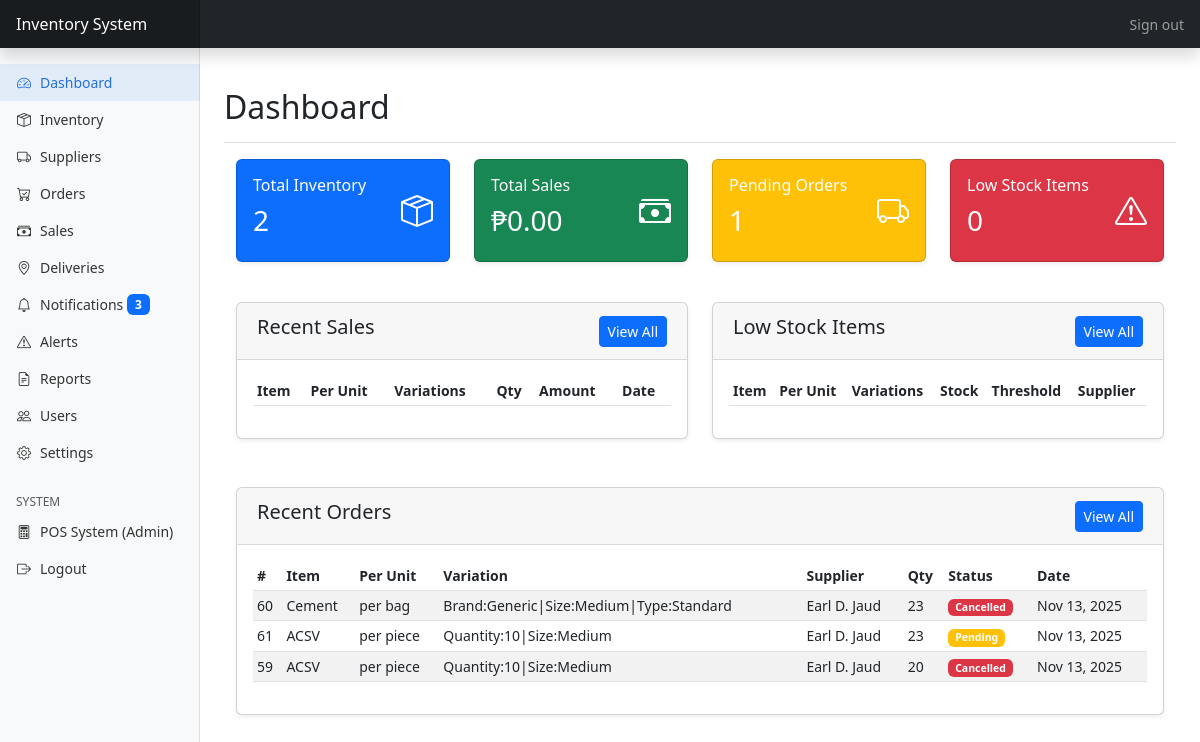
The page /admin/dashboard.php (signed in) on the database its author committed.
### tables this page shows
CREATE TABLE `orders` (
  `id` int(11) NOT NULL,
  `inventory_id` int(11) DEFAULT NULL,
  `supplier_id` int(11) DEFAULT NULL,
  `user_id` int(11) DEFAULT NULL,
  `quantity` int(11) NOT NULL,
  `is_automated` tinyint(1) DEFAULT 0,
  `order_date` datetime DEFAULT current_timestamp(),
  `confirmation_status` enum('pending','confirmed','delivered','completed','cancelled') DEFAULT 'pending',
  `confirmation_date` datetime DEFAULT NULL,
  `unit_price` decimal(10,2) DEFAULT 0.00,
  `unit_type` varchar(50) NOT NULL DEFAULT 'per piece',
  `variation` varchar(50) DEFAULT NULL,
  `weight_ordered` decimal(10,3) DEFAULT NULL COMMENT 'Weight ordered for weight-based products',
  `is_weight_based` tinyint(1) DEFAULT 0 COMMENT 'Flag for weight-based orders'
);

CREATE TABLE `inventory` (
  `id` int(11) NOT NULL COMMENT 'Primary key - matches admin_orders.inventory_id',
  `sku` varchar(50) DEFAULT NULL COMMENT 'Product SKU',
  `name` varchar(100) NOT NULL COMMENT 'Product name - displayed as item_name in orders.php',
  `description` text DEFAULT NULL COMMENT 'Product description',
  `category` varchar(50) DEFAULT NULL COMMENT 'Product category',
  `reorder_threshold` int(11) NOT NULL DEFAULT 0 COMMENT 'Reorder threshold for alerts',
  `unit_type` varchar(50) NOT NULL DEFAULT 'per piece' COMMENT 'Unit type - matches admin_orders.unit_type',
  `quantity` int(11) NOT NULL DEFAULT 0 COMMENT 'Total quantity from completed orders - matches admin_orders.quantity aggregation',
  `unit_price` decimal(10,2) NOT NULL DEFAULT 0.00 COMMENT 'Unit price - matches admin_orders.unit_price',
  `supplier_id` int(11) DEFAULT NULL COMMENT 'Supplier ID - matches admin_orders.supplier_id',
  `location` varchar(100) DEFAULT NULL COMMENT 'Storage location',
  `image_url` varchar(255) DEFAULT NULL COMMENT 'Product image URL',
  `image_path` varchar(255) DEFAULT NULL COMMENT 'Product image file path',
  `is_deleted` tinyint(1) NOT NULL DEFAULT 0 COMMENT 'Soft delete flag: 0 = active, 1 = deleted',
  `last_updated` datetime DEFAULT current_timestamp() ON UPDATE current_timestamp() COMMENT 'Last update timestamp',
  `created_at` datetime DEFAULT current_timestamp() COMMENT 'Creation timestamp'
);

CREATE TABLE `suppliers` (
  `id` int(11) NOT NULL,
  `name` varchar(100) NOT NULL,
  `contact_phone` varchar(20) DEFAULT NULL,
  `email` varchar(100) DEFAULT NULL,
  `username` varchar(50) DEFAULT NULL,
  `password_hash` varchar(255) DEFAULT NULL,
  `login_attempts` int(11) DEFAULT 0,
  `locked_until` datetime DEFAULT NULL,
  `last_login` datetime DEFAULT NULL,
  `address` text DEFAULT NULL,
  `city` varchar(100) DEFAULT NULL,
  `province` varchar(100) DEFAULT NULL,
  `postal_code` varchar(20) DEFAULT NULL,
  `status` enum('active','inactive') DEFAULT 'active',
  `employee_count` varchar(32) NOT NULL DEFAULT '',
  `payment_methods` varchar(255) NOT NULL DEFAULT ''
);

### models/inventory.php (called while the page is built, shortened)
<?php
class Inventory {
    private $conn;
    private $table_name = "inventory";
    public function __construct($db) {
        $this->conn = $db;
    }
    public function getLowStock() {
        $query = "SELECT i.*, s.name as supplier_name
                  FROM " . $this->table_name . " i
                  LEFT JOIN suppliers s ON i.supplier_id = s.id
                  WHERE i.quantity <= i.reorder_threshold
                  ORDER BY i.quantity ASC";
        $stmt = $this->conn->prepare($query);
        $stmt->execute();
        return $stmt;
    }
    public function getCount() {
        $query = "SELECT COUNT(*) as total FROM " . $this->table_name;
        $stmt = $this->conn->prepare($query);
        $stmt->execute();
        $row = $stmt->fetch(PDO::FETCH_ASSOC);
        return $row['total'];
    }
}
?>

### models/order.php (called while the page is built, shortened)
<?php
class Order {
    private $conn;
    private $table_name = "orders";
    public function __construct($db) {
        $this->conn = $db;
    }
    public function getRecentOrders($limit = 5) {
        $query = "SELECT o.*, i.name as item_name, s.name as supplier_name
                  FROM " . $this->table_name . " o
                  LEFT JOIN inventory i ON o.inventory_id = i.id
                  LEFT JOIN suppliers s ON o.supplier_id = s.id
                  ORDER BY o.order_date DESC
                  LIMIT :limit";
        $stmt = $this->conn->prepare($query);
        $stmt->bindParam(":limit", $limit, PDO::PARAM_INT);
        $stmt->execute();
        return $stmt;
    }
    public function getPendingCount() {
        $query = "SELECT COUNT(*) as total FROM " . $this->table_name . " WHERE confirmation_status = 'pending'";
        $stmt = $this->conn->prepare($query);
        $stmt->execute();
        $row = $stmt->fetch(PDO::FETCH_ASSOC);
        return $row['total'];
    }
}
?>

### admin/dashboard.php (the view, shortened to what this page needs)
<?php
require_once '../models/inventory.php';
require_once '../models/order.php';
$db         = (new Database())->getConnection();
$inventory  = new Inventory($db);
$order      = new Order($db);
$total_inventory  = $inventory->getCount();
$pending_orders   = $order->getPendingCount();
$__stmt = $db->prepare("SELECT COALESCE(SUM(total_amount),0) FROM sales_transactions");
$__stmt->execute();
$total_sales = (float)$__stmt->fetchColumn();
$low_stock_count  = $inventory->getLowStock()->rowCount();
$recent_orders    = $order->getRecentOrders(5);
?>
<!DOCTYPE html>
<html lang="en">
<head>
  <link href="https://cdn.jsdelivr.net/npm/bootstrap@5.3.0-alpha1/dist/css/bootstrap.min.css" rel="stylesheet">
  <link href="https://cdn.jsdelivr.net/npm/bootstrap-icons@1.10.0/font/bootstrap-icons.css" rel="stylesheet">
  <link href="../assets/css/style.css" rel="stylesheet">
</head>
<body>
  <?php include_once 'includes/header.php'; ?>
  <div class="container-fluid">
    <div class="row">
      <?php include_once 'includes/sidebar.php'; ?>
      <main class="col-md-9 ms-sm-auto col-lg-10 px-md-4 py-4">
        <div class="d-flex justify-content-between align-items-center pt-3 pb-2 mb-3 border-bottom">
          <h1 class="h2">Dashboard</h1>
        </div>
        <div class="row mb-4">
          <div class="col-md-3">
            <div class="card text-white bg-primary mb-3">
              <div class="card-body d-flex justify-content-between align-items-center">
                <div>
                  <h6>Total Inventory</h6>
                  <h3><?= $total_inventory ?></h3>
                </div>
                <i class="bi bi-box-seam fs-2"></i>
              </div>
            </div>
          </div>
          <div class="col-md-3">
            <div class="card text-white bg-success mb-3">
              <div class="card-body d-flex justify-content-between align-items-center">
                <div>
                  <h6>Total Sales</h6>
                  <h3>₱<?= number_format($total_sales,2) ?></h3>
                </div>
                <i class="bi bi-cash-stack fs-2"></i>
              </div>
            </div>
          </div>
          <div class="col-md-3">
            <div class="card text-white bg-warning mb-3">
              <div class="card-body d-flex justify-content-between align-items-center">
                <div>
                  <h6>Pending Orders</h6>
                  <h3><?= $pending_orders ?></h3>
                </div>
                <i class="bi bi-truck fs-2"></i>
              </div>
            </div>
          </div>
          <div class="col-md-3">
            <div class="card text-white bg-danger mb-3">
              <div class="card-body d-flex justify-content-between align-items-center">
                <div>
                  <h6>Low Stock Items</h6>
                  <h3><?= $low_stock_count ?></h3>
                </div>
                <i class="bi bi-exclamation-triangle fs-2"></i>
              </div>
            </div>
          </div>
        </div>
        <div class="row">
          <div class="col-md-6 mb-4">
            <div class="card">
              <div class="card-header d-flex justify-content-between align-items-center">
                <h5>Recent Sales</h5>
                <a href="sales.php" class="btn btn-sm btn-primary">View All</a>
              </div>
              <div class="card-body table-responsive">
                <table class="table table-striped table-sm">
                  <thead><tr><th>Item</th><th>Per Unit</th><th>Variations</th><th>Qty</th><th>Amount</th><th>Date</th></tr></thead>
                </table>
              </div>
            </div>
          </div>
          <div class="col-md-6 mb-4">
            <div class="card">
              <div class="card-header d-flex justify-content-between align-items-center">
                <h5>Low Stock Items</h5>
                <a href="inventory.php" class="btn btn-sm btn-primary">View All</a>
              </div>
              <div class="card-body table-responsive">
                <table class="table table-striped table-sm">
                  <thead><tr><th>Item</th><th>Per Unit</th><th>Variations</th><th>Stock</th><th>Threshold</th><th>Supplier</th></tr></thead>
                </table>
              </div>
            </div>
          </div>
        </div>
        <div class="row mb-4">
          <div class="col-12">
            <div class="card">
              <div class="card-header d-flex justify-content-between align-items-center">
                <h5>Recent Orders</h5>
                <a href="orders.php" class="btn btn-sm btn-primary">View All</a>
              </div>
              <div class="card-body table-responsive">
                <table class="table table-striped table-sm">
                  <thead>
                    <tr><th>#</th><th>Item</th><th>Per Unit</th><th>Variation</th><th>Supplier</th><th>Qty</th><th>Status</th><th>Date</th></tr>
                  </thead>
                  <tbody>
                    <?php while($row = $recent_orders->fetch(PDO::FETCH_ASSOC)): ?>
                    <?php
                      $unit = '';
                      $variation = '';
                      if (!empty($row['unit_type'])) {
                        $unit = (string)$row['unit_type'];
                      }
                      if (!empty($row['variation'])) {
                        $variation = (string)$row['variation'];
                      }
                    ?>
                    <tr>
                      <td><?= $row['id'] ?></td>
                      <td><?= htmlspecialchars($row['item_name']) ?></td>
                      <td><?= htmlspecialchars($unit) ?></td>
                      <td><?= htmlspecialchars($variation) ?></td>
                      <td><?= htmlspecialchars($row['supplier_name']) ?></td>
                      <td><?= $row['quantity'] ?></td>
                      <td>
                        <?php if($row['confirmation_status']==='pending'): ?>
                          <span class="badge bg-warning">Pending</span>
                        <?php elseif($row['confirmation_status']==='confirmed'): ?>
                          <span class="badge bg-success">Confirmed</span>
                        <?php else: ?>
                          <span class="badge bg-danger">Cancelled</span>
                        <?php endif; ?>
                      </td>
                      <td><?= date('M d, Y',strtotime($row['order_date'])) ?></td>
                    </tr>
                    <?php endwhile; ?>
                  </tbody>
                </table>
              </div>
            </div>
          </div>
        </div>
      </main>
    </div>
  </div>
</body>
</html>

### assets/css/style.css (style rules this page uses)
body { font-size: .875rem; }
main.col-md-9, main.col-lg-10 { margin-top: 48px; min-height: calc(100vh - 48px); }
.container-fluid { padding: 0; margin: 0; width: 100%; max-width: 100%; }
.container-fluid .row { margin: 0; width: 100%; }
body { overflow-x: hidden; position: relative; }
.card { box-shadow: 0 0.125rem 0.25rem rgba(0, 0, 0, 0.075); margin-bottom: 1.5rem; }
.card-header { background-color: rgba(0, 0, 0, 0.03); border-bottom: 1px solid rgba(0, 0, 0, 0.125); padding: 0.75rem 1.25rem; }
.table-responsive { overflow-x: auto; -webkit-overflow-scrolling: touch; }

### rows shown on the page
orders: id "60", inventory.name "Cement", unit_type "per bag", variation "Brand:Generic|Size:Medium|Type:Standard", supplier.name "Earl D. Jaud", quantity "23", confirmation_status "Cancelled", order_date "Nov 13, 2025"
orders: id "61", inventory.name "ACSV", unit_type "per piece", variation "Quantity:10|Size:Medium", supplier.name "Earl D. Jaud", quantity "23", confirmation_status "Pending", order_date "Nov 13, 2025"
orders: id "59", inventory.name "ACSV", unit_type "per piece", variation "Quantity:10|Size:Medium", supplier.name "Earl D. Jaud", quantity "20", confirmation_status "Cancelled", order_date "Nov 13, 2025"

### other values the page prints
$unreadNotificationCount "3"
$total_inventory "2"
$total_sales "0.00"
$pending_orders "1"
$low_stock_count "0"
